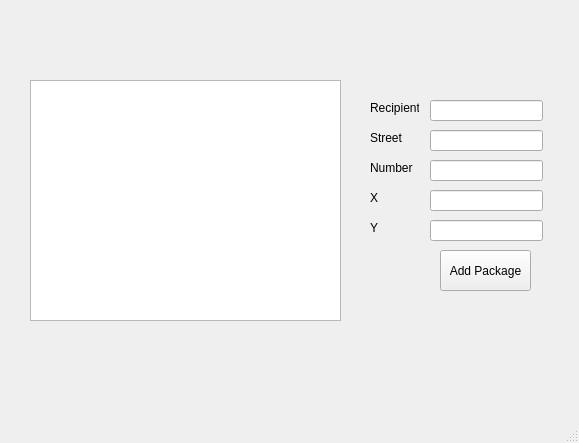
<?xml version="1.0" encoding="UTF-8"?>
<ui version="4.0">
 <class>companyWindow</class>
 <widget class="QMainWindow" name="companyWindow">
  <property name="geometry">
   <rect>
    <x>0</x>
    <y>0</y>
    <width>579</width>
    <height>443</height>
   </rect>
  </property>
  <property name="windowTitle">
   <string>companyWindow</string>
  </property>
  <widget class="QWidget" name="centralwidget">
   <widget class="QListWidget" name="allPackagesList">
    <property name="geometry">
     <rect>
      <x>30</x>
      <y>80</y>
      <width>311</width>
      <height>241</height>
     </rect>
    </property>
   </widget>
   <widget class="QLabel" name="recipientLabel">
    <property name="geometry">
     <rect>
      <x>370</x>
      <y>100</y>
      <width>49</width>
      <height>16</height>
     </rect>
    </property>
    <property name="text">
     <string>Recipient</string>
    </property>
   </widget>
   <widget class="QLabel" name="streetLabel">
    <property name="geometry">
     <rect>
      <x>370</x>
      <y>130</y>
      <width>49</width>
      <height>16</height>
     </rect>
    </property>
    <property name="text">
     <string>Street</string>
    </property>
   </widget>
   <widget class="QLabel" name="numberLabel">
    <property name="geometry">
     <rect>
      <x>370</x>
      <y>160</y>
      <width>49</width>
      <height>16</height>
     </rect>
    </property>
    <property name="text">
     <string>Number</string>
    </property>
   </widget>
   <widget class="QLabel" name="xLabel">
    <property name="geometry">
     <rect>
      <x>370</x>
      <y>190</y>
      <width>49</width>
      <height>16</height>
     </rect>
    </property>
    <property name="text">
     <string>X</string>
    </property>
   </widget>
   <widget class="QLineEdit" name="recipientLineEdit">
    <property name="geometry">
     <rect>
      <x>430</x>
      <y>100</y>
      <width>113</width>
      <height>21</height>
     </rect>
    </property>
   </widget>
   <widget class="QLineEdit" name="streetLineEdit">
    <property name="geometry">
     <rect>
      <x>430</x>
      <y>130</y>
      <width>113</width>
      <height>21</height>
     </rect>
    </property>
   </widget>
   <widget class="QLineEdit" name="numberLineEdit">
    <property name="geometry">
     <rect>
      <x>430</x>
      <y>160</y>
      <width>113</width>
      <height>21</height>
     </rect>
    </property>
   </widget>
   <widget class="QLineEdit" name="xLineEdit">
    <property name="geometry">
     <rect>
      <x>430</x>
      <y>190</y>
      <width>113</width>
      <height>21</height>
     </rect>
    </property>
   </widget>
   <widget class="QLineEdit" name="yLineEdit">
    <property name="geometry">
     <rect>
      <x>430</x>
      <y>220</y>
      <width>113</width>
      <height>21</height>
     </rect>
    </property>
   </widget>
   <widget class="QLabel" name="yLabel">
    <property name="geometry">
     <rect>
      <x>370</x>
      <y>220</y>
      <width>49</width>
      <height>16</height>
     </rect>
    </property>
    <property name="text">
     <string>Y</string>
    </property>
    <property name="scaledContents">
     <bool>false</bool>
    </property>
   </widget>
   <widget class="QPushButton" name="addPackageButton">
    <property name="geometry">
     <rect>
      <x>440</x>
      <y>250</y>
      <width>91</width>
      <height>41</height>
     </rect>
    </property>
    <property name="text">
     <string>Add Package</string>
    </property>
   </widget>
  </widget>
  <widget class="QMenuBar" name="menubar">
   <property name="geometry">
    <rect>
     <x>0</x>
     <y>0</y>
     <width>579</width>
     <height>33</height>
    </rect>
   </property>
  </widget>
  <widget class="QStatusBar" name="statusbar"/>
 </widget>
 <resources/>
 <connections/>
</ui>
